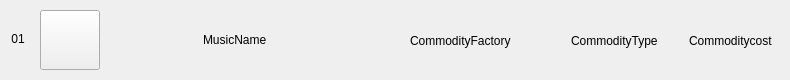
<?xml version="1.0" encoding="UTF-8"?>
<ui version="4.0">
 <class>NewSelectItem</class>
 <widget class="QWidget" name="NewSelectItem">
  <property name="geometry">
   <rect>
    <x>0</x>
    <y>0</y>
    <width>790</width>
    <height>80</height>
   </rect>
  </property>
  <property name="contextMenuPolicy">
   <enum>Qt::CustomContextMenu</enum>
  </property>
  <property name="windowTitle">
   <string>Form</string>
  </property>
  <widget class="QWidget" name="layoutWidget">
   <property name="geometry">
    <rect>
     <x>160</x>
     <y>30</y>
     <width>151</width>
     <height>19</height>
    </rect>
   </property>
   <layout class="QHBoxLayout" name="horizontalLayout">
    <item>
     <widget class="QLabel" name="CommodityName">
      <property name="sizePolicy">
       <sizepolicy hsizetype="Fixed" vsizetype="Preferred">
        <horstretch>0</horstretch>
        <verstretch>0</verstretch>
       </sizepolicy>
      </property>
      <property name="font">
       <font>
        <family>Microsoft YaHei UI</family>
       </font>
      </property>
      <property name="text">
       <string>MusicName</string>
      </property>
     </widget>
    </item>
   </layout>
  </widget>
  <widget class="QLabel" name="labMusicNum">
   <property name="geometry">
    <rect>
     <x>10</x>
     <y>30</y>
     <width>16</width>
     <height>17</height>
    </rect>
   </property>
   <property name="font">
    <font>
     <family>Microsoft YaHei UI</family>
    </font>
   </property>
   <property name="text">
    <string>01</string>
   </property>
   <property name="alignment">
    <set>Qt::AlignCenter</set>
   </property>
  </widget>
  <widget class="QWidget" name="layoutWidget_2">
   <property name="geometry">
    <rect>
     <x>410</x>
     <y>30</y>
     <width>363</width>
     <height>22</height>
    </rect>
   </property>
   <layout class="QHBoxLayout" name="horizontalLayout_2">
    <item>
     <widget class="QLabel" name="CommodityFactory">
      <property name="font">
       <font>
        <family>Microsoft YaHei UI</family>
       </font>
      </property>
      <property name="text">
       <string>CommodityFactory</string>
      </property>
     </widget>
    </item>
    <item>
     <spacer name="horizontalSpacer_2">
      <property name="orientation">
       <enum>Qt::Horizontal</enum>
      </property>
      <property name="sizeHint" stdset="0">
       <size>
        <width>78</width>
        <height>20</height>
       </size>
      </property>
     </spacer>
    </item>
    <item>
     <widget class="QLabel" name="CommodityType">
      <property name="font">
       <font>
        <family>Microsoft YaHei UI</family>
       </font>
      </property>
      <property name="text">
       <string>CommodityType</string>
      </property>
     </widget>
    </item>
    <item>
     <spacer name="horizontalSpacer_3">
      <property name="orientation">
       <enum>Qt::Horizontal</enum>
      </property>
      <property name="sizeHint" stdset="0">
       <size>
        <width>48</width>
        <height>20</height>
       </size>
      </property>
     </spacer>
    </item>
    <item>
     <widget class="QLabel" name="Commoditycost">
      <property name="font">
       <font>
        <family>Microsoft YaHei UI</family>
       </font>
      </property>
      <property name="text">
       <string>Commoditycost</string>
      </property>
     </widget>
    </item>
   </layout>
  </widget>
  <widget class="QPushButton" name="ItemPic">
   <property name="geometry">
    <rect>
     <x>40</x>
     <y>10</y>
     <width>60</width>
     <height>60</height>
    </rect>
   </property>
   <property name="text">
    <string/>
   </property>
  </widget>
 </widget>
 <resources/>
 <connections/>
</ui>
